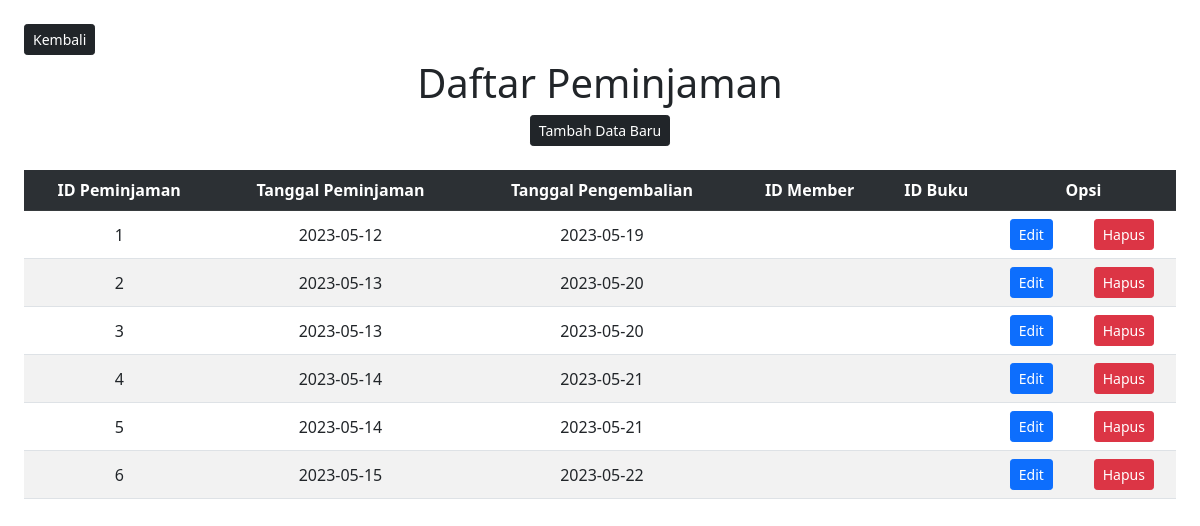
The app's page /Peminjaman.php with its own data.
### tables this page shows
CREATE TABLE `peminjaman` (
  `id_peminjaman` int(13) NOT NULL,
  `tgl_pinjam` date NOT NULL,
  `tgl_kembali` date NOT NULL
);

### Model.php (called while the page is built, shortened)
<?php
function selectalldata($table)
{
  $select = "SELECT * FROM $table";
  $select1 = mysqli_query($GLOBALS['connect'], $select);
  return $select1;
}

### Peminjaman.php (the view, shortened to what this page needs)
<?php
require "Model.php";
?>
<!doctype html>
<html lang="en">
<head>
  <link href="https://cdn.jsdelivr.net/npm/bootstrap@5.1.3/dist/css/bootstrap.min.css" rel="stylesheet">
</head>
<body>
  <a href="index.php"><button type="button" class="btn btn-dark btn-sm mt-4 ms-4">Kembali</button></a>
  <h1 class="mt-1">Daftar Peminjaman</h1>
  <center><a href="FormPeminjaman.php"><button type="button" class="btn btn-dark btn-sm">Tambah Data Baru</button></a></center>
  <div class="table-responsive mx-4 mt-4">
    <table class="table table-striped align-middle">
      <tr class="table-dark">
        <th>ID Peminjaman</th>
        <th>Tanggal Peminjaman</th>
        <th>Tanggal Pengembalian</th>
        <th>ID Member</th>
        <th>ID Buku</th>
        <th colspan="2">Opsi</th>
      </tr>
      <?php
      $result = selectalldata("peminjaman");
      while ($data = mysqli_fetch_array($result)) { ?>
        <tr>
          <td><?php echo $data['id_peminjaman'] ?></td>
          <td><?php echo $data['tgl_pinjam'] ?></td>
          <td><?php echo $data['tgl_kembali'] ?></td>
          <td><?php echo $data['id_member'] ?></td>
          <td><?php echo $data['id_buku'] ?></td>
          <td style="text-align: center;"><a href="FormPeminjaman.php?id_peminjaman=<?php echo $data['id_peminjaman']; ?>"><button class="btn btn-primary btn-sm">Edit</button></a></td>
          <td style="text-align: center;"><a href="Peminjaman.php?id_peminjaman=<?php echo $data['id_peminjaman']; ?>" onclick="return confirm('Hapus data?')"><button class="btn btn-danger btn-sm">Hapus</button></a></td>
        </tr>
      <?php } ?>
    </table>
  </div>
</body>
</html>

### Peminjaman.php (style rules this page uses)
h1, table { text-align: center; }

### records on screen
peminjaman: id_peminjaman "1", tgl_pinjam "2023-05-12", tgl_kembali "2023-05-19"
peminjaman: id_peminjaman "2", tgl_pinjam "2023-05-13", tgl_kembali "2023-05-20"
peminjaman: id_peminjaman "3", tgl_pinjam "2023-05-13", tgl_kembali "2023-05-20"
peminjaman: id_peminjaman "4", tgl_pinjam "2023-05-14", tgl_kembali "2023-05-21"
peminjaman: id_peminjaman "5", tgl_pinjam "2023-05-14", tgl_kembali "2023-05-21"
peminjaman: id_peminjaman "6", tgl_pinjam "2023-05-15", tgl_kembali "2023-05-22"
